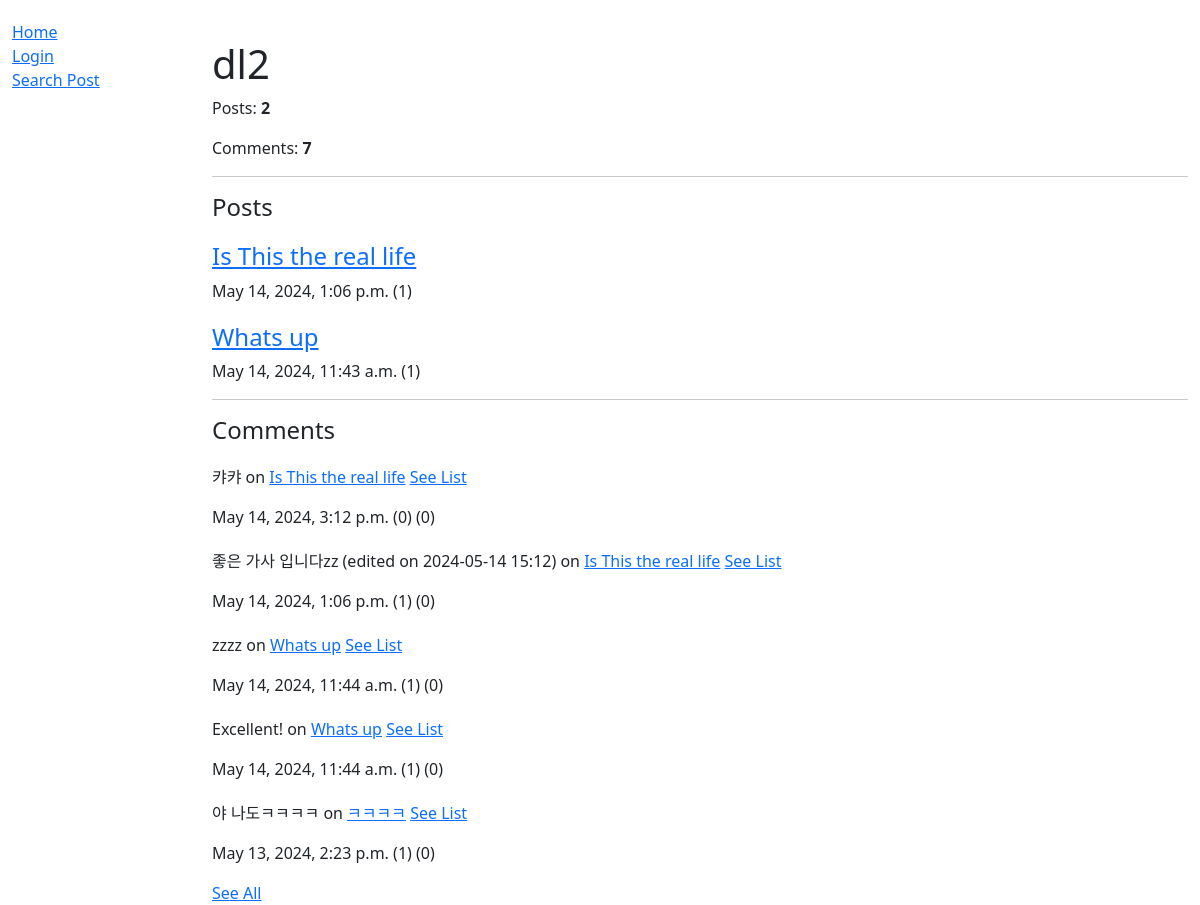
Before: /blog/dl2/profile/ with the older database file.
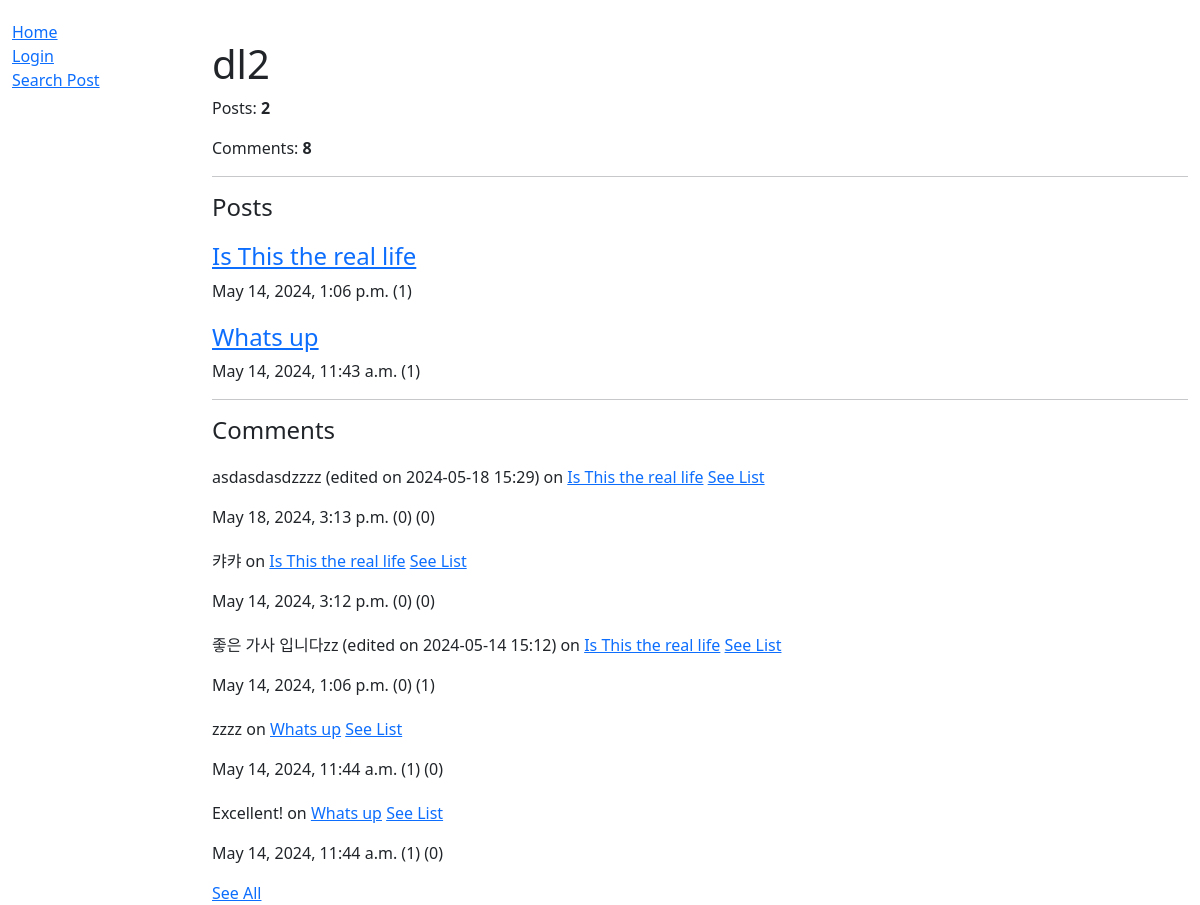
After: the same page with the newer database file.
### blog/models.py (models this page shows, shortened)
class Post(models.Model):
    id = models.BigAutoField(help_text="Post ID", primary_key=True)
    title = models.CharField(max_length=100)
    writer = models.CharField(max_length=100)
    content = models.TextField(max_length=5000)
    date = models.DateTimeField(default=datetime.now, blank=True)
    likes = models.IntegerField(default=0)
    class Meta:
        ordering = ['-date']
    def __str__(self):
        return self.title

class Comment(models.Model):
    id = models.BigAutoField(help_text="Comment ID", primary_key=True)
    post = models.ForeignKey("Post", on_delete=models.CASCADE)
    writer = models.CharField(max_length=100)
    content = models.CharField(max_length=200)
    date = models.DateTimeField(default=datetime.now, blank=True)
    likes = models.IntegerField(default=0)
    dislikes = models.IntegerField(default=0)
    class Meta:
        ordering = ['-date']

### blog/views.py (the view)
# urls.py: path('<str:user>/profile/', views.profile, name="user-profile"),
def profile(request, user):
    try:
        get_user_model().objects.get(username=user)
    except:
        raise Http404("Profile does not Exist.")
    context = {
        'name':user,
        'posts':Post.objects.filter(writer=user),
        'comments':Comment.objects.filter(writer=user),
        'auth':False,
    }
    if user == request.user.username:
        context['auth'] = True
    return render(request, 'profile.html', context=context)

### blog/templates/profile.html (shortened to what this page needs)
{% extends "base.html" %}
{% block content %}
    <h1 style="margin-top: 20px;">{{name}}</h1>
    <p>Posts: <strong>{{posts.count}}</strong></p>
    <p>Comments: <strong>{{comments.count}}</strong></p>
    <hr />
    <h4>Posts</h4>
    {% if posts %}
        {% for post in posts|slice:"5" %}
            <div style="margin-top: 20px;">
                <h4><a href="{% url 'post' post.id %}">{{post.title}}</a></h4>
                <p  style="white-space: nowrap; overflow: hidden; max-width: 100%;">
                {{post.date}} ({{post.likes}})
                </p>
            </div>
        {% endfor %}
    {% else %}
        <p>No posts yet.</p>
    {% endif %}
    <hr />
    <h4>Comments</h4>
    {% if comments %}
        {% for comment in comments|slice:"5" %}
            <div style="margin-top: 20px;">
                <p>{{comment.content}} on <a href="{% url 'post' comment.post.id %}">{{comment.post}}</a> <a href="{% url 'comments' comment.post.id %}"> See List</a></p>
                <p  style="white-space: nowrap; overflow: hidden; max-width: 100%;">
                {{comment.date}} ({{comment.likes}}) ({{comment.dislikes}})
                </p>
            </div>
        {% endfor %}
        {% if comments.count > 5 %}
            <a href="{% url 'show-all' name 'comments' %}">See All</a>
        {% endif %}
    {% else %}
        <p>No comments yet.</p>
    {% endif %}
{% endblock %}

Changed rows visible on the page:
no longer on this page (row unchanged): Comment: content "야 나도ㅋㅋㅋㅋ", post "ㅋㅋㅋㅋ", date "May 13, 2024, 2:23 p.m.", likes "1", dislikes "0"
added Comment: content "asdasdasdzzzz (edited on 2024-05-18 15:29)", post "Is This the real life", date "May 18, 2024, 3:13 p.m.", likes "0", dislikes "0"
changed Comment "좋은 가사 입니다zz (edited on 2024-05-14 15:12)": likes "1" → "0"; dislikes "0" → "1"
Other visible differences:
{{ comments.count }}: "7" → "8"
